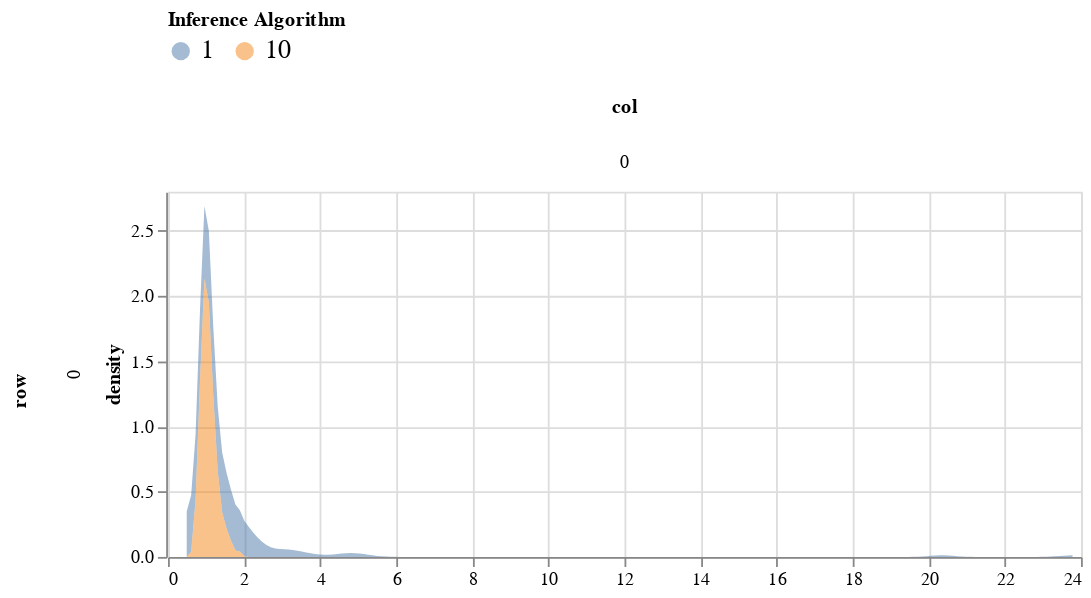

Source (notebook cell):
### Code cell
param = 'sigma'
dfs = []
for c0 in [1,10]:
    df = get_post_df(np.squeeze(particles_invgamma[c0][param]))
    df['source'] = str(c0)
    dfs.append(df)
plot_density(pd.concat(dfs), 500, 200).interactive()

### Figure 1 — Vega-Lite specification as saved in the notebook (floating-point values rounded to 4 significant figures; data arrays with more than 128 entries replaced by an {"elided": "..."} marker saying what was removed)
{"config": {"view": {"continuousWidth": 400, "continuousHeight": 300}}, "data": {"name": "data-9843f7eda88d7f08fe9c413615271ec6"}, "mark": {"type": "area", "opacity": 0.5}, "encoding": {"color": {"type": "nominal", "field": "source", "legend": {"labelFontSize": 14, "orient": "top"}, "title": "Inference Algorithm"}, "column": {"type": "quantitative", "field": "col"}, "row": {"type": "quantitative", "field": "row"}, "x": {"type": "quantitative", "field": "value", "title": null}, "y": {"type": "quantitative", "field": "density"}}, "height": 200, "resolve": {"scale": {"x": "independent"}}, "selection": {"selector029": {"type": "interval", "bind": "scales", "encodings": ["x", "y"]}}, "transform": [{"fold": ["value"]}, {"density": "value", "groupby": ["cn", "row", "col", "source"]}], "width": 500, "$schema": "https://vega.github.io/schema/vega-lite/v4.8.1.json", "datasets": {"data-9843f7eda88d7f08fe9c413615271ec6": {"elided": "200 records"}}}
